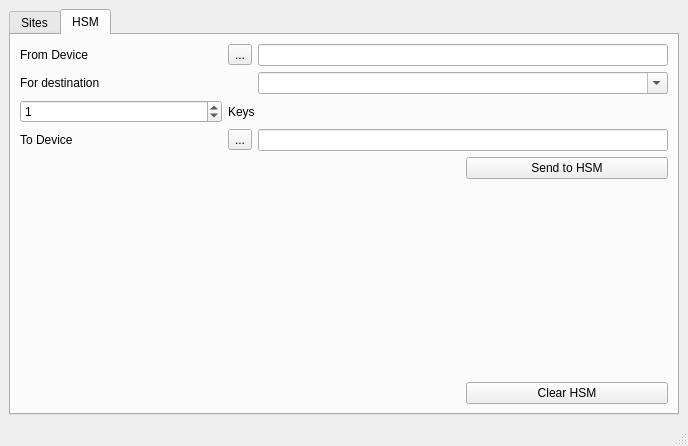
<?xml version="1.0" encoding="UTF-8"?>
<ui version="4.0">
 <author>Richard Collins &lt;richard.collins@bristol.ac.uk&gt;</author>
 <comment>Copyright (C) University of Bristol 2017
   This Source Code Form is subject to the terms of the Mozilla Public License, v. 2.0. 
   If a copy of the MPL was not distributed with this file, You can obtain one at https://mozilla.org/MPL/2.0/.
   See LICENSE file for details.</comment>
 <class>KeyViewer</class>
 <widget class="QMainWindow" name="KeyViewer">
  <property name="geometry">
   <rect>
    <x>0</x>
    <y>0</y>
    <width>688</width>
    <height>446</height>
   </rect>
  </property>
  <property name="windowTitle">
   <string>QKD Key Viewer</string>
  </property>
  <widget class="QWidget" name="centralwidget">
   <property name="sizePolicy">
    <sizepolicy hsizetype="Preferred" vsizetype="Expanding">
     <horstretch>0</horstretch>
     <verstretch>0</verstretch>
    </sizepolicy>
   </property>
   <layout class="QGridLayout" name="gridLayout">
    <item row="1" column="1">
     <widget class="QTabWidget" name="tabWidget">
      <property name="currentIndex">
       <number>1</number>
      </property>
      <widget class="QWidget" name="sitesTab">
       <attribute name="title">
        <string>Sites</string>
       </attribute>
       <layout class="QFormLayout" name="formLayout">
        <item row="0" column="0">
         <widget class="QLabel" name="lblSiteAgent">
          <property name="text">
           <string>Local Site Agent</string>
          </property>
         </widget>
        </item>
        <item row="0" column="1">
         <layout class="QHBoxLayout" name="horizontalLayout_3">
          <item>
           <widget class="QComboBox" name="localSiteAgents">
            <property name="editable">
             <bool>true</bool>
            </property>
           </widget>
          </item>
          <item>
           <widget class="QPushButton" name="localAgentGo">
            <property name="sizePolicy">
             <sizepolicy hsizetype="Fixed" vsizetype="Fixed">
              <horstretch>0</horstretch>
              <verstretch>0</verstretch>
             </sizepolicy>
            </property>
            <property name="text">
             <string/>
            </property>
            <property name="icon">
             <iconset theme="go-next">
              <normaloff>.</normaloff>.</iconset>
            </property>
           </widget>
          </item>
         </layout>
        </item>
        <item row="1" column="0">
         <widget class="QLabel" name="label_2">
          <property name="text">
           <string>RemoteConnection</string>
          </property>
         </widget>
        </item>
        <item row="1" column="1">
         <widget class="QListWidget" name="knownSites">
          <property name="alternatingRowColors">
           <bool>true</bool>
          </property>
         </widget>
        </item>
        <item row="2" column="1">
         <layout class="QHBoxLayout" name="horizontalLayout">
          <item>
           <widget class="QPushButton" name="getNewKey">
            <property name="enabled">
             <bool>false</bool>
            </property>
            <property name="text">
             <string>Get A New Key</string>
            </property>
           </widget>
          </item>
          <item>
           <widget class="QPushButton" name="getExistingKey">
            <property name="enabled">
             <bool>false</bool>
            </property>
            <property name="text">
             <string>Existing Key</string>
            </property>
           </widget>
          </item>
          <item>
           <widget class="QPushButton" name="clearKey">
            <property name="text">
             <string>Clear</string>
            </property>
            <property name="icon">
             <iconset theme="edit-clear">
              <normaloff>.</normaloff>.</iconset>
            </property>
           </widget>
          </item>
         </layout>
        </item>
        <item row="3" column="0">
         <widget class="QLabel" name="label_3">
          <property name="text">
           <string>Key ID</string>
          </property>
         </widget>
        </item>
        <item row="3" column="1">
         <widget class="QLineEdit" name="keyId">
          <property name="readOnly">
           <bool>true</bool>
          </property>
         </widget>
        </item>
        <item row="4" column="0">
         <widget class="QLabel" name="label">
          <property name="text">
           <string>Key Value</string>
          </property>
         </widget>
        </item>
        <item row="4" column="1">
         <widget class="QStackedWidget" name="keyStack">
          <property name="sizePolicy">
           <sizepolicy hsizetype="Expanding" vsizetype="Expanding">
            <horstretch>0</horstretch>
            <verstretch>0</verstretch>
           </sizepolicy>
          </property>
          <property name="currentIndex">
           <number>0</number>
          </property>
          <widget class="QWidget" name="keyActionsPage">
           <property name="enabled">
            <bool>false</bool>
           </property>
           <property name="sizePolicy">
            <sizepolicy hsizetype="Preferred" vsizetype="Preferred">
             <horstretch>0</horstretch>
             <verstretch>0</verstretch>
            </sizepolicy>
           </property>
           <layout class="QVBoxLayout" name="verticalLayout_3">
            <item>
             <layout class="QHBoxLayout" name="horizontalLayout_2">
              <item>
               <widget class="QPushButton" name="sendToHSM">
                <property name="text">
                 <string>Send To HSM</string>
                </property>
                <property name="icon">
                 <iconset theme="mail-forward">
                  <normaloff>.</normaloff>.</iconset>
                </property>
               </widget>
              </item>
              <item>
               <widget class="QPushButton" name="addModule">
                <property name="sizePolicy">
                 <sizepolicy hsizetype="Fixed" vsizetype="Fixed">
                  <horstretch>0</horstretch>
                  <verstretch>0</verstretch>
                 </sizepolicy>
                </property>
                <property name="toolTip">
                 <string>Add PKCS#11 module</string>
                </property>
                <property name="text">
                 <string/>
                </property>
                <property name="icon">
                 <iconset theme="add">
                  <normaloff>.</normaloff>.</iconset>
                </property>
               </widget>
              </item>
             </layout>
            </item>
            <item>
             <widget class="QPushButton" name="revealKey">
              <property name="text">
               <string>Reveal Key</string>
              </property>
              <property name="icon">
               <iconset theme="dialog-warning">
                <normaloff>.</normaloff>.</iconset>
              </property>
             </widget>
            </item>
           </layout>
          </widget>
          <widget class="QWidget" name="keyValuePage">
           <property name="sizePolicy">
            <sizepolicy hsizetype="Expanding" vsizetype="Expanding">
             <horstretch>0</horstretch>
             <verstretch>0</verstretch>
            </sizepolicy>
           </property>
           <layout class="QVBoxLayout" name="verticalLayout_2">
            <item>
             <widget class="QPlainTextEdit" name="keyValue">
              <property name="readOnly">
               <bool>true</bool>
              </property>
             </widget>
            </item>
           </layout>
          </widget>
         </widget>
        </item>
       </layout>
      </widget>
      <widget class="QWidget" name="hsmTab">
       <attribute name="title">
        <string>HSM</string>
       </attribute>
       <layout class="QGridLayout" name="gridLayout_2">
        <item row="3" column="2" colspan="2">
         <widget class="QLineEdit" name="toHSM"/>
        </item>
        <item row="4" column="3">
         <widget class="QPushButton" name="sendToHsm">
          <property name="text">
           <string>Send to HSM</string>
          </property>
          <property name="icon">
           <iconset theme="forward">
            <normaloff>.</normaloff>.</iconset>
          </property>
         </widget>
        </item>
        <item row="2" column="1" colspan="2">
         <widget class="QLabel" name="label_6">
          <property name="text">
           <string>Keys</string>
          </property>
         </widget>
        </item>
        <item row="3" column="0">
         <widget class="QLabel" name="label_5">
          <property name="text">
           <string>To Device</string>
          </property>
         </widget>
        </item>
        <item row="3" column="1">
         <widget class="QToolButton" name="openDestHsm">
          <property name="text">
           <string>...</string>
          </property>
          <property name="icon">
           <iconset theme="fileopen">
            <normaloff>.</normaloff>.</iconset>
          </property>
         </widget>
        </item>
        <item row="2" column="0">
         <widget class="QSpinBox" name="keysToSend">
          <property name="value">
           <number>1</number>
          </property>
         </widget>
        </item>
        <item row="1" column="0">
         <widget class="QLabel" name="label_7">
          <property name="text">
           <string>For destination</string>
          </property>
         </widget>
        </item>
        <item row="6" column="3">
         <spacer name="verticalSpacer">
          <property name="orientation">
           <enum>Qt::Vertical</enum>
          </property>
          <property name="sizeHint" stdset="0">
           <size>
            <width>20</width>
            <height>40</height>
           </size>
          </property>
         </spacer>
        </item>
        <item row="0" column="2" colspan="2">
         <widget class="QLineEdit" name="fromHSM"/>
        </item>
        <item row="0" column="0">
         <widget class="QLabel" name="label_4">
          <property name="text">
           <string>From Device</string>
          </property>
         </widget>
        </item>
        <item row="0" column="1">
         <widget class="QToolButton" name="openHsm">
          <property name="text">
           <string>...</string>
          </property>
          <property name="icon">
           <iconset theme="fileopen">
            <normaloff>.</normaloff>.</iconset>
          </property>
         </widget>
        </item>
        <item row="7" column="3">
         <widget class="QPushButton" name="clearHSM">
          <property name="text">
           <string>Clear HSM</string>
          </property>
          <property name="icon">
           <iconset theme="edit-clear">
            <normaloff>.</normaloff>.</iconset>
          </property>
         </widget>
        </item>
        <item row="1" column="2" colspan="2">
         <widget class="QComboBox" name="destinationCbo">
          <property name="editable">
           <bool>true</bool>
          </property>
         </widget>
        </item>
       </layout>
      </widget>
     </widget>
    </item>
   </layout>
  </widget>
  <widget class="QMenuBar" name="menubar">
   <property name="geometry">
    <rect>
     <x>0</x>
     <y>0</y>
     <width>688</width>
     <height>24</height>
    </rect>
   </property>
  </widget>
  <widget class="QStatusBar" name="statusbar"/>
 </widget>
 <resources/>
 <connections/>
</ui>
